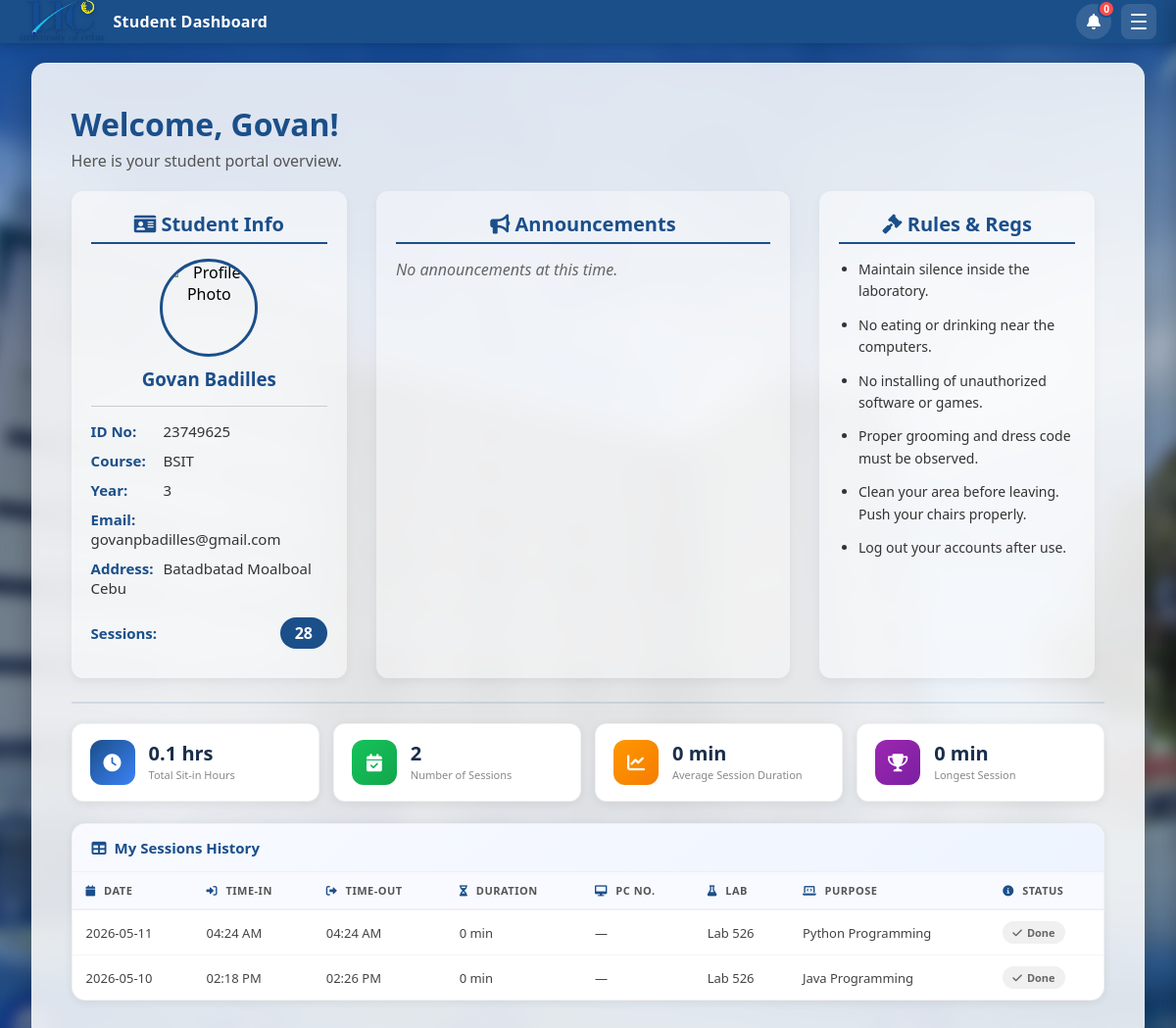
/dashboard (signed in), run on the app's committed database.
### tables this page shows
CREATE TABLE users (
            id INTEGER PRIMARY KEY AUTOINCREMENT,
            id_number TEXT UNIQUE NOT NULL,
            lastname TEXT NOT NULL,
            firstname TEXT NOT NULL,
            middlename TEXT,
            course_level TEXT,
            password TEXT NOT NULL,
            email TEXT,
            course TEXT,
            address TEXT,
            role TEXT DEFAULT 'student',
            remaining_sessions INTEGER DEFAULT 30,
            profile_pic TEXT DEFAULT 'default_profile.png'
        );

CREATE TABLE sitin_records (
            id INTEGER PRIMARY KEY AUTOINCREMENT,
            id_number TEXT NOT NULL,
            purpose TEXT,
            lab TEXT,
            time_in DATETIME DEFAULT CURRENT_TIMESTAMP,
            time_out DATETIME,
            status TEXT DEFAULT 'Active',
            feedback TEXT DEFAULT ''
        );

### app.py (the view)
@app.route('/dashboard')
def dashboard():
    if 'user_id' not in session or session.get('role') == 'admin':
        return redirect(url_for('home'))
    conn = get_db_connection()
    cursor = conn.cursor()
    student = cursor.execute(
        "SELECT * FROM users WHERE id = ?", (session['user_id'],)
    ).fetchone()
    if student is None:
        session.clear()
        conn.close()
        return redirect(url_for('home'))
    announcements = cursor.execute(
        "SELECT * FROM announcements ORDER BY date_posted DESC"
    ).fetchall()
    reservations_raw = cursor.execute("""
        SELECT * FROM reservations
        WHERE id_number = ?
        ORDER BY id DESC
    """, (student['id_number'],)).fetchall()
    reservations = [dict(r) for r in reservations_raw]
    summary_row = cursor.execute("""
        SELECT
            COUNT(*)                                                        AS num_sessions,
            ROUND(SUM(
                CASE WHEN time_out IS NOT NULL
                THEN (julianday(time_out) - julianday(time_in)) * 24
                ELSE 0 END
            ), 1)                                                           AS total_hours,
            ROUND(AVG(
                CASE WHEN time_out IS NOT NULL
                THEN (julianday(time_out) - julianday(time_in)) * 60
                ELSE NULL END
            ), 0)                                                           AS avg_minutes,
            MAX(
                CASE WHEN time_out IS NOT NULL
                THEN (julianday(time_out) - julianday(time_in)) * 60
                ELSE NULL END
            )                                                               AS longest_minutes
        FROM sitin_records
        WHERE id_number = ? AND status = 'Completed'
    """, (student['id_number'],)).fetchone()
    sitin_summary = {
        'total_sessions' : summary_row['num_sessions']        or 0,
        'total_hours'    : summary_row['total_hours']         or 0,
        'avg_duration'   : int(summary_row['avg_minutes']     or 0),
        'longest_session': int(summary_row['longest_minutes'] or 0),
    }
    history_raw = cursor.execute("""
        SELECT
            strftime('%Y-%m-%d', time_in)  AS date,
            strftime('%I:%M %p', time_in)  AS time_in,
            CASE WHEN time_out IS NOT NULL
                 THEN strftime('%I:%M %p', time_out)
                 ELSE NULL END             AS time_out,
            CASE WHEN time_out IS NOT NULL
                 THEN CAST(ROUND(
                     (julianday(time_out) - julianday(time_in)) * 60
                 ) AS INTEGER) || ' min'
                 ELSE NULL END            AS duration,
            lab,
            purpose,
            status
        FROM sitin_records
        WHERE id_number = ?
        ORDER BY time_in DESC
    """, (student['id_number'],)).fetchall()
    sitin_history = []
    for row in history_raw:
        r = dict(row)
        r['pc_number'] = '—'
        sitin_history.append(r)
    conn.close()
    return render_template('student.html',
        student       = dict(student),
        announcements = announcements,
        reservations  = reservations,
        sitin_summary = sitin_summary,
        sitin_history = sitin_history,
    )

### templates/student.html (shortened to what this page needs)
<!DOCTYPE html>
<html lang="en">
<head>
    <link rel="stylesheet" href="{{ url_for('static', filename='style.css') }}">
    <link rel="stylesheet" href="{{ url_for('static', filename='student.css') }}">
    <link rel="stylesheet" href="https://cdnjs.cloudflare.com/ajax/libs/font-awesome/6.0.0/css/all.min.css">
</head>
<body class="student-page">
<nav class="navbar">
    <div class="nav-left">
        <img src="{{ url_for('static', filename='images/uclogonav.png') }}" alt="UC Logo">
        <span class="nav-brand">Student Dashboard</span>
    </div>
    <div class="nav-right">
        <div class="notif-wrapper" id="notifWrapper">
            <button class="notif-bell-btn" id="notifBellBtn" onclick="toggleNotifDropdown(event)" title="Notifications">
                <i class="fas fa-bell"></i>
                <span class="notif-badge" id="notifBadge" style="display:none;">0</span>
            </button>
        </div>
        <button class="hamburger-btn" id="hamburgerBtn" onclick="toggleSidebar()">
            <span></span><span></span><span></span>
        </button>
    </div>
</nav>
<div class="student-container">
    <div class="student-glass-card">
        <h1 style="color:#1b4f8a; margin-top:0; margin-bottom:5px; font-size:32px;">
            Welcome, {{ student['firstname'] }}!
        </h1>
        <p style="color:#555; margin-bottom:0;">Here is your student portal overview.</p>
        <div class="dashboard-grid-3">
            <div class="col-card">
                <h2><i class="fas fa-id-card"></i> Student Info</h2>
                <div class="profile-section" style="text-align:center; margin-bottom:15px; border-bottom:1px solid #ccc; padding-bottom:15px;">
                    <img src="{{ url_for('static', filename='uploads/' + student['profile_pic']) if student['profile_pic'] and student['profile_pic'] != 'default_profile.png' else url_for('static', filename='images/default_profile.png') }}"
                         alt="Profile Photo" id="profileImageDisplay"
                         style="width:100px; height:100px; border-radius:50%; border:3px solid #1b4f8a; object-fit:cover; margin-bottom:10px;"
                         onerror="this.src='https://cdn-icons-png.flaticon.com/512/3135/3135715.png'">
                    <h3 style="color:#1b4f8a; margin:0;">{{ student['firstname'] }} {{ student['lastname'] }}</h3>
                </div>
                <div class="info-row"><strong>ID No:</strong> {{ student['id_number'] }}</div>
                <div class="info-row"><strong>Course:</strong> {{ student['course'] }}</div>
                <div class="info-row"><strong>Year:</strong> {{ student['course_level'] }}</div>
                <div class="info-row"><strong>Email:</strong> {{ student['email'] }}</div>
                <div class="info-row"><strong>Address:</strong> {{ student['address'] }}</div>
                <div class="info-row" style="margin-top:20px; display:flex; align-items:center; justify-content:space-between;">
                    <strong>Sessions:</strong>
                    <span style="background:#1b4f8a; color:white; padding:5px 15px; border-radius:20px; font-weight:bold; font-size:16px;">
                        {{ student['remaining_sessions'] }}
                    </span>
                </div>
            </div>
            <div class="col-card" style="background:rgba(255,255,255,0.4);">
                <h2><i class="fas fa-bullhorn"></i> Announcements</h2>
                <div style="max-height:400px; overflow-y:auto; padding-right:5px;">
                    {% for ann in announcements %}
                        <div class="announcement-item" style="background:rgba(255,255,255,0.9); padding:15px; border-radius:8px; margin-bottom:12px; border-left:5px solid #15c35a;">
                            <p style="font-size:12px; color:#555; margin-bottom:5px; font-weight:bold;">
                                <i class="fas fa-user-shield"></i> {{ ann['admin_name'] }} &bull; {{ ann['date_posted'] }}
                            </p>
                            <p style="font-size:14px; color:#333; margin:0; line-height:1.5;">{{ ann['message'] }}</p>
                        </div>
                    {% else %}
                        <p style="color:#666; font-style:italic;">No announcements at this time.</p>
                    {% endfor %}
                </div>
            </div>
            <div class="col-card">
                <h2><i class="fas fa-gavel"></i> Rules & Regs</h2>
                <ul style="padding-left:20px; font-size:14px; color:#333; line-height:1.6;">
                    <li style="margin-bottom:12px;">Maintain silence inside the laboratory.</li>
                    <li style="margin-bottom:12px;">No eating or drinking near the computers.</li>
                    <li style="margin-bottom:12px;">No installing of unauthorized software or games.</li>
                    <li style="margin-bottom:12px;">Proper grooming and dress code must be observed.</li>
                    <li style="margin-bottom:12px;">Clean your area before leaving. Push your chairs properly.</li>
                    <li style="margin-bottom:12px;">Log out your accounts after use.</li>
                </ul>
            </div>
        </div>
        <div class="sitin-summary-section">
            <div class="summary-stats-row">
                <div class="summary-stat-card">
                    <div class="summary-stat-icon" style="background:linear-gradient(135deg,#1b4f8a,#3b82f6);">
                        <i class="fas fa-clock"></i>
                    </div>
                    <div class="summary-stat-info">
                        <div class="summary-stat-num">{{ sitin_summary.total_hours if sitin_summary else '0' }} hrs</div>
                        <div class="summary-stat-lbl">Total Sit-in Hours</div>
                    </div>
                </div>
                <div class="summary-stat-card">
                    <div class="summary-stat-icon" style="background:linear-gradient(135deg,#15c35a,#12a64c);">
                        <i class="fas fa-calendar-check"></i>
                    </div>
                    <div class="summary-stat-info">
                        <div class="summary-stat-num">{{ sitin_summary.total_sessions if sitin_summary else '0' }}</div>
                        <div class="summary-stat-lbl">Number of Sessions</div>
                    </div>
                </div>
                <div class="summary-stat-card">
                    <div class="summary-stat-icon" style="background:linear-gradient(135deg,#ff9800,#f57c00);">
                        <i class="fas fa-chart-line"></i>
                    </div>
                    <div class="summary-stat-info">
                        <div class="summary-stat-num">{{ sitin_summary.avg_duration if sitin_summary else '0' }} min</div>
                        <div class="summary-stat-lbl">Average Session Duration</div>
                    </div>
                </div>
                <div class="summary-stat-card">
                    <div class="summary-stat-icon" style="background:linear-gradient(135deg,#9c27b0,#7b1fa2);">
                        <i class="fas fa-trophy"></i>
                    </div>
                    <div class="summary-stat-info">
                        <div class="summary-stat-num">{{ sitin_summary.longest_session if sitin_summary else '0' }} min</div>
                        <div class="summary-stat-lbl">Longest Session</div>
                    </div>
                </div>
            </div>
            <div class="sessions-table-wrapper">
                <div class="sessions-table-header">
                    <h3><i class="fas fa-table"></i> My Sessions History</h3>
                </div>
                <div style="overflow-x:auto;">
                    <table class="sessions-table">
                        <thead>
                            <tr>
                                <th><i class="fas fa-calendar"></i> Date</th>
                                <th><i class="fas fa-sign-in-alt"></i> Time-in</th>
                                <th><i class="fas fa-sign-out-alt"></i> Time-out</th>
                                <th><i class="fas fa-hourglass-half"></i> Duration</th>
                                <th><i class="fas fa-desktop"></i> PC No.</th>
                                <th><i class="fas fa-flask"></i> Lab</th>
                                <th><i class="fas fa-laptop-code"></i> Purpose</th>
                                <th><i class="fas fa-info-circle"></i> Status</th>
                            </tr>
                        </thead>
                        <tbody>
                            {% if sitin_history %}
                                {% for s in sitin_history %}
                                <tr>
                                    <td>{{ s['date'] }}</td>
                                    <td>{{ s['time_in'] }}</td>
                                    <td>{{ s['time_out'] if s['time_out'] else '—' }}</td>
                                    <td>{{ s['duration'] if s['duration'] else '—' }}</td>
                                    <td>{{ s['pc_number'] if s['pc_number'] else '—' }}</td>
                                    <td>{{ s['lab'] }}</td>
                                    <td>{{ s['purpose'] }}</td>
                                    <td>
                                        {% if s['status'] == 'Active' %}
                                            <span class="session-badge-status active">
                                                <i class="fas fa-circle"></i> Active
                                            </span>
                                        {% else %}
                                            <span class="session-badge-status done">
                                                <i class="fas fa-check"></i> Done
                                            </span>
                                        {% endif %}
                                    </td>
                                </tr>
                                {% endfor %}
                            {% endif %}
                        </tbody>
                    </table>
                </div>
            </div>
        </div>
    </div>
</div>
</body>
</html>

### data on the page
users: firstname "Govan", lastname "Badilles", id_number "23749625", course "BSIT", course_level "3", email "govanpbadilles@gmail.com", address "Batadbatad Moalboal Cebu", remaining_sessions "28"
sitin_records: date "2026-05-11", time_in "04:24 AM", s "04:24 AM", s "0 min", s "—", lab "Lab 526", purpose "Python Programming", status "Done"
sitin_records: date "2026-05-10", time_in "02:18 PM", s "02:26 PM", s "0 min", s "—", lab "Lab 526", purpose "Java Programming", status "Done"

### other printed values
{{ sitin_summary.total_hours if sitin_summary else '0' }} "0.1"
{{ sitin_summary.total_sessions if sitin_summary else '0' }} "2"
{{ sitin_summary.avg_duration if sitin_summary else '0' }} "0"
{{ sitin_summary.longest_session if sitin_summary else '0' }} "0"
